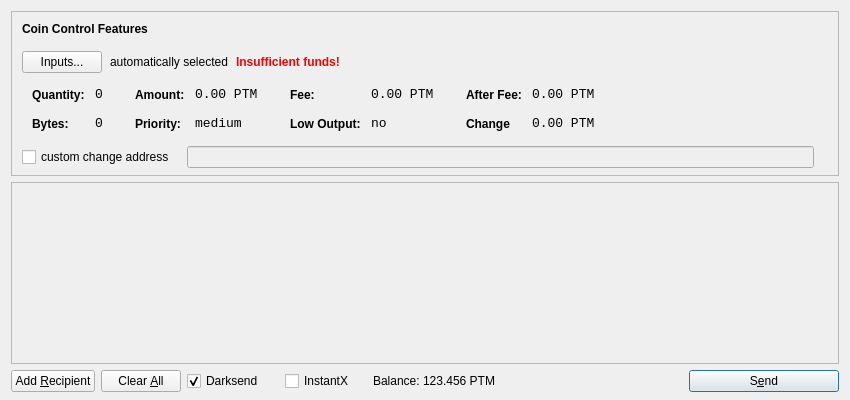
<?xml version="1.0" encoding="UTF-8"?>
<ui version="4.0">
 <class>SendCoinsDialog</class>
 <widget class="QDialog" name="SendCoinsDialog">
  <property name="geometry">
   <rect>
    <x>0</x>
    <y>0</y>
    <width>850</width>
    <height>400</height>
   </rect>
  </property>
  <property name="windowTitle">
   <string>Send Coins</string>
  </property>
  <layout class="QVBoxLayout" name="verticalLayout" stretch="0,1,0">
   <property name="bottomMargin">
    <number>8</number>
   </property>
   <item>
    <widget class="QFrame" name="frameCoinControl">
     <property name="sizePolicy">
      <sizepolicy hsizetype="Expanding" vsizetype="Expanding">
       <horstretch>0</horstretch>
       <verstretch>0</verstretch>
      </sizepolicy>
     </property>
     <property name="maximumSize">
      <size>
       <width>16777215</width>
       <height>16777215</height>
      </size>
     </property>
     <property name="frameShape">
      <enum>QFrame::StyledPanel</enum>
     </property>
     <property name="frameShadow">
      <enum>QFrame::Sunken</enum>
     </property>
     <layout class="QVBoxLayout" name="verticalLayoutCoinControl2">
      <property name="spacing">
       <number>-1</number>
      </property>
      <property name="leftMargin">
       <number>0</number>
      </property>
      <property name="topMargin">
       <number>0</number>
      </property>
      <property name="rightMargin">
       <number>0</number>
      </property>
      <property name="bottomMargin">
       <number>6</number>
      </property>
      <item>
       <layout class="QVBoxLayout" name="verticalLayoutCoinControl" stretch="0,0,0,0,1">
        <property name="spacing">
         <number>0</number>
        </property>
        <property name="leftMargin">
         <number>10</number>
        </property>
        <property name="topMargin">
         <number>10</number>
        </property>
        <item>
         <layout class="QHBoxLayout" name="horizontalLayoutCoinControl1">
          <property name="bottomMargin">
           <number>15</number>
          </property>
          <item>
           <widget class="QLabel" name="labelCoinControlFeatures">
            <property name="sizePolicy">
             <sizepolicy hsizetype="Preferred" vsizetype="Maximum">
              <horstretch>0</horstretch>
              <verstretch>0</verstretch>
             </sizepolicy>
            </property>
            <property name="font">
             <font>
              <weight>75</weight>
              <bold>true</bold>
             </font>
            </property>
            <property name="styleSheet">
             <string notr="true">font-weight:bold;</string>
            </property>
            <property name="text">
             <string>Coin Control Features</string>
            </property>
           </widget>
          </item>
         </layout>
        </item>
        <item>
         <layout class="QHBoxLayout" name="horizontalLayoutCoinControl2" stretch="0,0,0,0">
          <property name="spacing">
           <number>8</number>
          </property>
          <property name="bottomMargin">
           <number>10</number>
          </property>
          <item>
           <widget class="QPushButton" name="pushButtonCoinControl">
            <property name="styleSheet">
             <string notr="true"/>
            </property>
            <property name="text">
             <string>Inputs...</string>
            </property>
           </widget>
          </item>
          <item>
           <widget class="QLabel" name="labelCoinControlAutomaticallySelected">
            <property name="text">
             <string>automatically selected</string>
            </property>
            <property name="margin">
             <number>5</number>
            </property>
           </widget>
          </item>
          <item>
           <widget class="QLabel" name="labelCoinControlInsuffFunds">
            <property name="font">
             <font>
              <weight>75</weight>
              <bold>true</bold>
             </font>
            </property>
            <property name="styleSheet">
             <string notr="true">color:red;font-weight:bold;</string>
            </property>
            <property name="text">
             <string>Insufficient funds!</string>
            </property>
            <property name="margin">
             <number>5</number>
            </property>
           </widget>
          </item>
          <item>
           <spacer name="horizontalSpacerCoinControl">
            <property name="orientation">
             <enum>Qt::Horizontal</enum>
            </property>
            <property name="sizeHint" stdset="0">
             <size>
              <width>40</width>
              <height>1</height>
             </size>
            </property>
           </spacer>
          </item>
         </layout>
        </item>
        <item>
         <widget class="QWidget" name="widgetCoinControl" native="true">
          <property name="sizePolicy">
           <sizepolicy hsizetype="Preferred" vsizetype="Preferred">
            <horstretch>0</horstretch>
            <verstretch>0</verstretch>
           </sizepolicy>
          </property>
          <property name="minimumSize">
           <size>
            <width>0</width>
            <height>0</height>
           </size>
          </property>
          <property name="styleSheet">
           <string notr="true"/>
          </property>
          <layout class="QHBoxLayout" name="horizontalLayoutCoinControl5">
           <property name="margin">
            <number>0</number>
           </property>
           <item>
            <layout class="QHBoxLayout" name="horizontalLayoutCoinControl3" stretch="0,0,0,1">
             <property name="spacing">
              <number>20</number>
             </property>
             <property name="topMargin">
              <number>0</number>
             </property>
             <property name="bottomMargin">
              <number>10</number>
             </property>
             <item>
              <layout class="QFormLayout" name="formLayoutCoinControl1">
               <property name="horizontalSpacing">
                <number>10</number>
               </property>
               <property name="verticalSpacing">
                <number>14</number>
               </property>
               <property name="leftMargin">
                <number>10</number>
               </property>
               <property name="topMargin">
                <number>4</number>
               </property>
               <property name="rightMargin">
                <number>6</number>
               </property>
               <item row="0" column="0">
                <widget class="QLabel" name="labelCoinControlQuantityText">
                 <property name="styleSheet">
                  <string notr="true">font-weight:bold;</string>
                 </property>
                 <property name="text">
                  <string>Quantity:</string>
                 </property>
                 <property name="margin">
                  <number>0</number>
                 </property>
                </widget>
               </item>
               <item row="0" column="1">
                <widget class="QLabel" name="labelCoinControlQuantity">
                 <property name="font">
                  <font>
                   <family>Monospace</family>
                   <pointsize>10</pointsize>
                  </font>
                 </property>
                 <property name="cursor">
                  <cursorShape>IBeamCursor</cursorShape>
                 </property>
                 <property name="contextMenuPolicy">
                  <enum>Qt::ActionsContextMenu</enum>
                 </property>
                 <property name="text">
                  <string>0</string>
                 </property>
                 <property name="margin">
                  <number>0</number>
                 </property>
                 <property name="textInteractionFlags">
                  <set>Qt::LinksAccessibleByMouse|Qt::TextSelectableByKeyboard|Qt::TextSelectableByMouse</set>
                 </property>
                </widget>
               </item>
               <item row="1" column="0">
                <widget class="QLabel" name="labelCoinControlBytesText">
                 <property name="styleSheet">
                  <string notr="true">font-weight:bold;</string>
                 </property>
                 <property name="text">
                  <string>Bytes:</string>
                 </property>
                </widget>
               </item>
               <item row="1" column="1">
                <widget class="QLabel" name="labelCoinControlBytes">
                 <property name="font">
                  <font>
                   <family>Monospace</family>
                   <pointsize>10</pointsize>
                  </font>
                 </property>
                 <property name="cursor">
                  <cursorShape>IBeamCursor</cursorShape>
                 </property>
                 <property name="contextMenuPolicy">
                  <enum>Qt::ActionsContextMenu</enum>
                 </property>
                 <property name="text">
                  <string>0</string>
                 </property>
                 <property name="textInteractionFlags">
                  <set>Qt::LinksAccessibleByMouse|Qt::TextSelectableByKeyboard|Qt::TextSelectableByMouse</set>
                 </property>
                </widget>
               </item>
              </layout>
             </item>
             <item>
              <layout class="QFormLayout" name="formLayoutCoinControl2">
               <property name="horizontalSpacing">
                <number>10</number>
               </property>
               <property name="verticalSpacing">
                <number>14</number>
               </property>
               <property name="leftMargin">
                <number>6</number>
               </property>
               <property name="topMargin">
                <number>4</number>
               </property>
               <property name="rightMargin">
                <number>6</number>
               </property>
               <item row="0" column="0">
                <widget class="QLabel" name="labelCoinControlAmountText">
                 <property name="styleSheet">
                  <string notr="true">font-weight:bold;</string>
                 </property>
                 <property name="text">
                  <string>Amount:</string>
                 </property>
                 <property name="margin">
                  <number>0</number>
                 </property>
                </widget>
               </item>
               <item row="0" column="1">
                <widget class="QLabel" name="labelCoinControlAmount">
                 <property name="font">
                  <font>
                   <family>Monospace</family>
                   <pointsize>10</pointsize>
                  </font>
                 </property>
                 <property name="cursor">
                  <cursorShape>IBeamCursor</cursorShape>
                 </property>
                 <property name="contextMenuPolicy">
                  <enum>Qt::ActionsContextMenu</enum>
                 </property>
                 <property name="text">
                  <string>0.00 PTM</string>
                 </property>
                 <property name="textInteractionFlags">
                  <set>Qt::LinksAccessibleByMouse|Qt::TextSelectableByKeyboard|Qt::TextSelectableByMouse</set>
                 </property>
                </widget>
               </item>
               <item row="1" column="0">
                <widget class="QLabel" name="labelCoinControlPriorityText">
                 <property name="styleSheet">
                  <string notr="true">font-weight:bold;</string>
                 </property>
                 <property name="text">
                  <string>Priority:</string>
                 </property>
                </widget>
               </item>
               <item row="1" column="1">
                <widget class="QLabel" name="labelCoinControlPriority">
                 <property name="font">
                  <font>
                   <family>Monospace</family>
                   <pointsize>10</pointsize>
                  </font>
                 </property>
                 <property name="cursor">
                  <cursorShape>IBeamCursor</cursorShape>
                 </property>
                 <property name="contextMenuPolicy">
                  <enum>Qt::ActionsContextMenu</enum>
                 </property>
                 <property name="text">
                  <string>medium</string>
                 </property>
                 <property name="textInteractionFlags">
                  <set>Qt::LinksAccessibleByMouse|Qt::TextSelectableByKeyboard|Qt::TextSelectableByMouse</set>
                 </property>
                </widget>
               </item>
              </layout>
             </item>
             <item>
              <layout class="QFormLayout" name="formLayoutCoinControl3">
               <property name="horizontalSpacing">
                <number>10</number>
               </property>
               <property name="verticalSpacing">
                <number>14</number>
               </property>
               <property name="leftMargin">
                <number>6</number>
               </property>
               <property name="topMargin">
                <number>4</number>
               </property>
               <property name="rightMargin">
                <number>6</number>
               </property>
               <item row="0" column="0">
                <widget class="QLabel" name="labelCoinControlFeeText">
                 <property name="styleSheet">
                  <string notr="true">font-weight:bold;</string>
                 </property>
                 <property name="text">
                  <string>Fee:</string>
                 </property>
                 <property name="margin">
                  <number>0</number>
                 </property>
                </widget>
               </item>
               <item row="0" column="1">
                <widget class="QLabel" name="labelCoinControlFee">
                 <property name="font">
                  <font>
                   <family>Monospace</family>
                   <pointsize>10</pointsize>
                  </font>
                 </property>
                 <property name="cursor">
                  <cursorShape>IBeamCursor</cursorShape>
                 </property>
                 <property name="contextMenuPolicy">
                  <enum>Qt::ActionsContextMenu</enum>
                 </property>
                 <property name="text">
                  <string>0.00 PTM</string>
                 </property>
                 <property name="textInteractionFlags">
                  <set>Qt::LinksAccessibleByMouse|Qt::TextSelectableByKeyboard|Qt::TextSelectableByMouse</set>
                 </property>
                </widget>
               </item>
               <item row="1" column="0">
                <widget class="QLabel" name="labelCoinControlLowOutputText">
                 <property name="styleSheet">
                  <string notr="true">font-weight:bold;</string>
                 </property>
                 <property name="text">
                  <string>Low Output:</string>
                 </property>
                </widget>
               </item>
               <item row="1" column="1">
                <widget class="QLabel" name="labelCoinControlLowOutput">
                 <property name="font">
                  <font>
                   <family>Monospace</family>
                   <pointsize>10</pointsize>
                  </font>
                 </property>
                 <property name="cursor">
                  <cursorShape>IBeamCursor</cursorShape>
                 </property>
                 <property name="contextMenuPolicy">
                  <enum>Qt::ActionsContextMenu</enum>
                 </property>
                 <property name="text">
                  <string>no</string>
                 </property>
                 <property name="textInteractionFlags">
                  <set>Qt::LinksAccessibleByMouse|Qt::TextSelectableByKeyboard|Qt::TextSelectableByMouse</set>
                 </property>
                </widget>
               </item>
              </layout>
             </item>
             <item>
              <layout class="QFormLayout" name="formLayoutCoinControl4">
               <property name="horizontalSpacing">
                <number>10</number>
               </property>
               <property name="verticalSpacing">
                <number>14</number>
               </property>
               <property name="leftMargin">
                <number>6</number>
               </property>
               <property name="topMargin">
                <number>4</number>
               </property>
               <property name="rightMargin">
                <number>6</number>
               </property>
               <item row="0" column="0">
                <widget class="QLabel" name="labelCoinControlAfterFeeText">
                 <property name="styleSheet">
                  <string notr="true">font-weight:bold;</string>
                 </property>
                 <property name="text">
                  <string>After Fee:</string>
                 </property>
                 <property name="margin">
                  <number>0</number>
                 </property>
                </widget>
               </item>
               <item row="0" column="1">
                <widget class="QLabel" name="labelCoinControlAfterFee">
                 <property name="font">
                  <font>
                   <family>Monospace</family>
                   <pointsize>10</pointsize>
                  </font>
                 </property>
                 <property name="cursor">
                  <cursorShape>IBeamCursor</cursorShape>
                 </property>
                 <property name="contextMenuPolicy">
                  <enum>Qt::ActionsContextMenu</enum>
                 </property>
                 <property name="text">
                  <string>0.00 PTM</string>
                 </property>
                 <property name="textInteractionFlags">
                  <set>Qt::LinksAccessibleByMouse|Qt::TextSelectableByKeyboard|Qt::TextSelectableByMouse</set>
                 </property>
                </widget>
               </item>
               <item row="1" column="0">
                <widget class="QLabel" name="labelCoinControlChangeText">
                 <property name="styleSheet">
                  <string notr="true">font-weight:bold;</string>
                 </property>
                 <property name="text">
                  <string>Change</string>
                 </property>
                </widget>
               </item>
               <item row="1" column="1">
                <widget class="QLabel" name="labelCoinControlChange">
                 <property name="font">
                  <font>
                   <family>Monospace</family>
                   <pointsize>10</pointsize>
                  </font>
                 </property>
                 <property name="cursor">
                  <cursorShape>IBeamCursor</cursorShape>
                 </property>
                 <property name="contextMenuPolicy">
                  <enum>Qt::ActionsContextMenu</enum>
                 </property>
                 <property name="text">
                  <string>0.00 PTM</string>
                 </property>
                 <property name="textInteractionFlags">
                  <set>Qt::LinksAccessibleByMouse|Qt::TextSelectableByKeyboard|Qt::TextSelectableByMouse</set>
                 </property>
                </widget>
               </item>
              </layout>
             </item>
            </layout>
           </item>
          </layout>
         </widget>
        </item>
        <item>
         <layout class="QHBoxLayout" name="horizontalLayoutCoinControl4" stretch="0,0,0">
          <property name="spacing">
           <number>12</number>
          </property>
          <property name="sizeConstraint">
           <enum>QLayout::SetDefaultConstraint</enum>
          </property>
          <property name="topMargin">
           <number>5</number>
          </property>
          <property name="rightMargin">
           <number>5</number>
          </property>
          <item>
           <widget class="QCheckBox" name="checkBoxCoinControlChange">
            <property name="text">
             <string>custom change address</string>
            </property>
           </widget>
          </item>
          <item>
           <widget class="QLineEdit" name="lineEditCoinControlChange">
            <property name="enabled">
             <bool>false</bool>
            </property>
            <property name="sizePolicy">
             <sizepolicy hsizetype="Expanding" vsizetype="Fixed">
              <horstretch>0</horstretch>
              <verstretch>0</verstretch>
             </sizepolicy>
            </property>
           </widget>
          </item>
          <item>
           <widget class="QLabel" name="labelCoinControlChangeLabel">
            <property name="sizePolicy">
             <sizepolicy hsizetype="Preferred" vsizetype="Expanding">
              <horstretch>0</horstretch>
              <verstretch>0</verstretch>
             </sizepolicy>
            </property>
            <property name="minimumSize">
             <size>
              <width>0</width>
              <height>0</height>
             </size>
            </property>
            <property name="text">
             <string/>
            </property>
            <property name="margin">
             <number>3</number>
            </property>
           </widget>
          </item>
         </layout>
        </item>
        <item>
         <spacer name="verticalSpacerCoinControl">
          <property name="orientation">
           <enum>Qt::Vertical</enum>
          </property>
          <property name="sizeHint" stdset="0">
           <size>
            <width>800</width>
            <height>1</height>
           </size>
          </property>
         </spacer>
        </item>
       </layout>
      </item>
     </layout>
    </widget>
   </item>
   <item>
    <widget class="QScrollArea" name="scrollArea">
     <property name="widgetResizable">
      <bool>true</bool>
     </property>
     <widget class="QWidget" name="scrollAreaWidgetContents">
      <property name="geometry">
       <rect>
        <x>0</x>
        <y>0</y>
        <width>830</width>
        <height>165</height>
       </rect>
      </property>
      <layout class="QVBoxLayout" name="verticalLayout_2">
       <property name="margin">
        <number>0</number>
       </property>
       <item>
        <layout class="QVBoxLayout" name="entries">
         <property name="spacing">
          <number>6</number>
         </property>
        </layout>
       </item>
       <item>
        <spacer name="verticalSpacer">
         <property name="orientation">
          <enum>Qt::Vertical</enum>
         </property>
         <property name="sizeHint" stdset="0">
          <size>
           <width>20</width>
           <height>40</height>
          </size>
         </property>
        </spacer>
       </item>
      </layout>
     </widget>
    </widget>
   </item>
   <item>
    <layout class="QHBoxLayout" name="horizontalLayout">
     <item>
      <widget class="QPushButton" name="addButton">
       <property name="toolTip">
        <string>Send to multiple recipients at once</string>
       </property>
       <property name="text">
        <string>Add &amp;Recipient</string>
       </property>
       <property name="autoDefault">
        <bool>false</bool>
       </property>
      </widget>
     </item>
     <item>
      <widget class="QPushButton" name="clearButton">
       <property name="sizePolicy">
        <sizepolicy hsizetype="Minimum" vsizetype="Fixed">
         <horstretch>0</horstretch>
         <verstretch>0</verstretch>
        </sizepolicy>
       </property>
       <property name="toolTip">
        <string>Remove all transaction fields</string>
       </property>
       <property name="text">
        <string>Clear &amp;All</string>
       </property>
       <property name="autoRepeatDelay">
        <number>300</number>
       </property>
       <property name="autoDefault">
        <bool>false</bool>
       </property>
      </widget>
     </item>
     <item>
      <layout class="QHBoxLayout" name="horizontalLayout_2">
       <property name="spacing">
        <number>3</number>
       </property>
        <item>
        <widget class="QCheckBox" name="checkUseDarksend">
         <property name="minimumSize">
          <size>
           <width>95</width>
           <height>0</height>
          </size>
         </property>
         <property name="text">
          <string>Darksend</string>
         </property>
         <property name="checked">
          <bool>true</bool>
         </property>
        </widget>
       </item>
       <item>
        <widget class="QCheckBox" name="checkInstantX">
         <property name="enabled">
          <bool>true</bool>
         </property>
         <property name="minimumSize">
          <size>
           <width>85</width>
           <height>0</height>
          </size>
         </property>
         <property name="text">
          <string>InstantX</string>
         </property>
        </widget>
       </item>
       <item>
        <widget class="QLabel" name="label">
         <property name="sizePolicy">
          <sizepolicy hsizetype="Preferred" vsizetype="Fixed">
           <horstretch>0</horstretch>
           <verstretch>0</verstretch>
          </sizepolicy>
         </property>
         <property name="text">
          <string>Balance:</string>
         </property>
        </widget>
       </item>
       <item>
        <widget class="QLabel" name="labelBalance">
         <property name="sizePolicy">
          <sizepolicy hsizetype="Preferred" vsizetype="Fixed">
           <horstretch>0</horstretch>
           <verstretch>0</verstretch>
          </sizepolicy>
         </property>
         <property name="cursor">
          <cursorShape>IBeamCursor</cursorShape>
         </property>
         <property name="text">
          <string>123.456 PTM</string>
         </property>
         <property name="textInteractionFlags">
          <set>Qt::LinksAccessibleByMouse|Qt::TextSelectableByKeyboard|Qt::TextSelectableByMouse</set>
         </property>
        </widget>
       </item>
      </layout>
     </item>
     <item>
      <spacer name="horizontalSpacer">
       <property name="orientation">
        <enum>Qt::Horizontal</enum>
       </property>
       <property name="sizeHint" stdset="0">
        <size>
         <width>40</width>
         <height>20</height>
        </size>
       </property>
      </spacer>
     </item>
     <item>
      <widget class="QPushButton" name="sendButton">
       <property name="minimumSize">
        <size>
         <width>150</width>
         <height>0</height>
        </size>
       </property>
       <property name="toolTip">
        <string>Confirm the send action</string>
       </property>
       <property name="text">
        <string>S&amp;end</string>
       </property>
       <property name="icon">
        <iconset resource="../bitcoin.qrc">
         <normaloff>:/icons/send</normaloff>:/icons/send</iconset>
       </property>
       <property name="default">
        <bool>true</bool>
       </property>
      </widget>
     </item>
    </layout>
   </item>
  </layout>
 </widget>
 <resources>
  <include location="../bitcoin.qrc"/>
 </resources>
 <connections/>
</ui>
